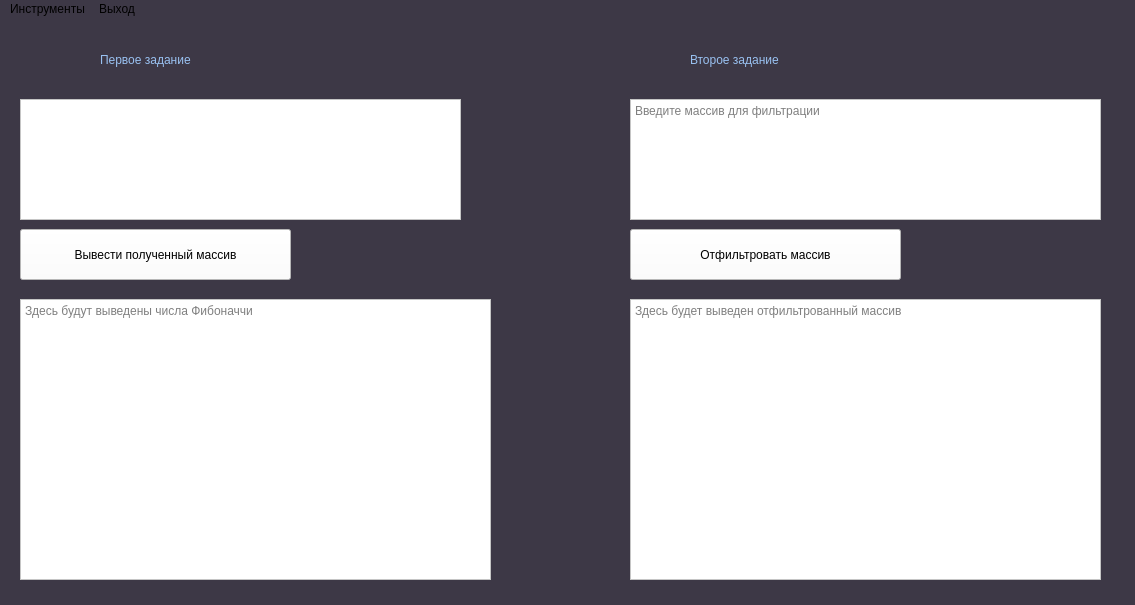
<?xml version="1.0" encoding="UTF-8"?>
<ui version="4.0">
 <class>MainWindow</class>
 <widget class="QMainWindow" name="MainWindow">
  <property name="geometry">
   <rect>
    <x>0</x>
    <y>0</y>
    <width>1135</width>
    <height>605</height>
   </rect>
  </property>
  <property name="windowTitle">
   <string>MainWindow</string>
  </property>
  <property name="styleSheet">
   <string notr="true">background-color: rgb(61, 56, 70);</string>
  </property>
  <widget class="QWidget" name="centralwidget">
   <widget class="QPlainTextEdit" name="Input_count_fib_entry">
    <property name="geometry">
     <rect>
      <x>20</x>
      <y>80</y>
      <width>441</width>
      <height>121</height>
     </rect>
    </property>
    <property name="styleSheet">
     <string notr="true">background-color: rgb(255, 255, 255);
font: 63 13pt &quot;URW Bookman&quot;;
gridline-color: rgb(0, 0, 0);</string>
    </property>
    <property name="plainText">
     <string/>
    </property>
    <property name="placeholderText">
     <string>Введите кол-во чисел Фибоначчи для генерации (до 90 чисел)</string>
    </property>
   </widget>
   <widget class="QPushButton" name="Get_fib_arr_btn">
    <property name="geometry">
     <rect>
      <x>20</x>
      <y>210</y>
      <width>271</width>
      <height>51</height>
     </rect>
    </property>
    <property name="styleSheet">
     <string notr="true">font: 25 oblique 11pt &quot;Umpush&quot;;
background-color: rgb(255, 255, 255);
font: 63 13pt &quot;URW Gothic&quot;;</string>
    </property>
    <property name="text">
     <string>Вывести полученный массив</string>
    </property>
   </widget>
   <widget class="QPlainTextEdit" name="Input_arr_entry">
    <property name="geometry">
     <rect>
      <x>630</x>
      <y>80</y>
      <width>471</width>
      <height>121</height>
     </rect>
    </property>
    <property name="styleSheet">
     <string notr="true">font: 63 13pt &quot;URW Bookman&quot;;
background-color: rgb(255, 255, 255);</string>
    </property>
    <property name="placeholderText">
     <string>Введите массив для фильтрации</string>
    </property>
   </widget>
   <widget class="QLabel" name="label_1">
    <property name="geometry">
     <rect>
      <x>100</x>
      <y>10</y>
      <width>351</width>
      <height>61</height>
     </rect>
    </property>
    <property name="styleSheet">
     <string notr="true">background-color: rgb(61, 56, 70);
color: rgb(153, 193, 241);
font: 75 33pt &quot;Ubuntu&quot;;</string>
    </property>
    <property name="text">
     <string>Первое задание</string>
    </property>
   </widget>
   <widget class="QPlainTextEdit" name="Output_fib_arr_entry">
    <property name="geometry">
     <rect>
      <x>20</x>
      <y>280</y>
      <width>471</width>
      <height>281</height>
     </rect>
    </property>
    <property name="styleSheet">
     <string notr="true">font: 63 13pt &quot;URW Bookman&quot;;
background-color: rgb(255, 255, 255);</string>
    </property>
    <property name="placeholderText">
     <string>Здесь будут выведены числа Фибоначчи</string>
    </property>
   </widget>
   <widget class="QLabel" name="label_2">
    <property name="geometry">
     <rect>
      <x>690</x>
      <y>10</y>
      <width>381</width>
      <height>61</height>
     </rect>
    </property>
    <property name="styleSheet">
     <string notr="true">background-color: rgb(61, 56, 70);
color: rgb(153, 193, 241);
font: 75 33pt &quot;Ubuntu&quot;;</string>
    </property>
    <property name="text">
     <string>Второе задание</string>
    </property>
   </widget>
   <widget class="QPushButton" name="Filter_arr_btn">
    <property name="geometry">
     <rect>
      <x>630</x>
      <y>210</y>
      <width>271</width>
      <height>51</height>
     </rect>
    </property>
    <property name="styleSheet">
     <string notr="true">font: 25 oblique 11pt &quot;Umpush&quot;;
background-color: rgb(255, 255, 255);
font: 63 13pt &quot;URW Gothic&quot;;</string>
    </property>
    <property name="text">
     <string>Отфильтровать массив</string>
    </property>
   </widget>
   <widget class="QPlainTextEdit" name="Output_filter_arr_entry">
    <property name="geometry">
     <rect>
      <x>630</x>
      <y>280</y>
      <width>471</width>
      <height>281</height>
     </rect>
    </property>
    <property name="styleSheet">
     <string notr="true">font: 63 13pt &quot;URW Bookman&quot;;
background-color: rgb(255, 255, 255);</string>
    </property>
    <property name="placeholderText">
     <string>Здесь будет выведен отфильтрованный массив</string>
    </property>
   </widget>
  </widget>
  <widget class="QMenuBar" name="menubar">
   <property name="geometry">
    <rect>
     <x>0</x>
     <y>0</y>
     <width>1135</width>
     <height>22</height>
    </rect>
   </property>
   <widget class="QMenu" name="menu">
    <property name="title">
     <string>Инструменты</string>
    </property>
    <addaction name="Clear_action"/>
   </widget>
   <widget class="QMenu" name="Exit">
    <property name="title">
     <string>Выход</string>
    </property>
    <addaction name="Quit"/>
   </widget>
   <addaction name="menu"/>
   <addaction name="Exit"/>
  </widget>
  <widget class="QStatusBar" name="statusbar"/>
  <action name="action">
   <property name="text">
    <string>Сокрыть текст</string>
   </property>
  </action>
  <action name="action_2">
   <property name="text">
    <string>Извлечь текст</string>
   </property>
  </action>
  <action name="Clear_action">
   <property name="text">
    <string>Очистить поля</string>
   </property>
   <property name="iconVisibleInMenu">
    <bool>true</bool>
   </property>
   <property name="shortcutVisibleInContextMenu">
    <bool>true</bool>
   </property>
  </action>
  <action name="Quit">
   <property name="text">
    <string>Выход</string>
   </property>
  </action>
 </widget>
 <resources/>
 <connections/>
</ui>
